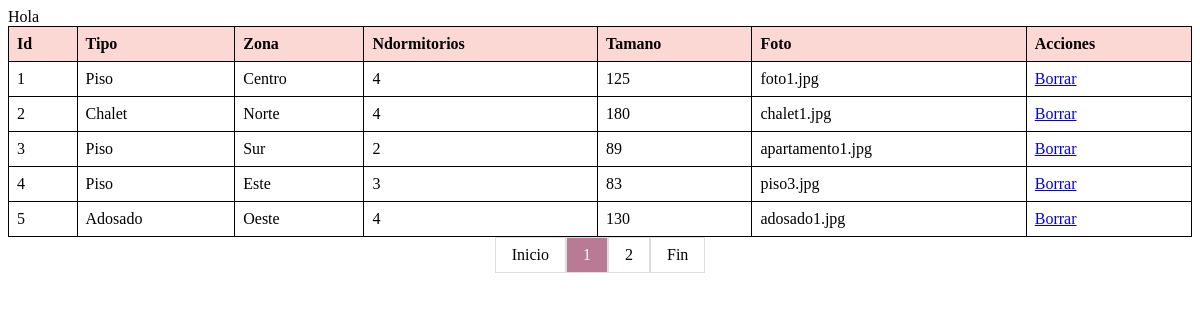
The app's page /Views/Listado.php with its own data.
### tables this page shows
CREATE TABLE `fotos` (
  `id` smallint(5) UNSIGNED NOT NULL,
  `id_vivienda` smallint(5) UNSIGNED NOT NULL,
  `foto` varchar(50) NOT NULL
);

CREATE TABLE `viviendas` (
  `id` smallint(5) UNSIGNED NOT NULL,
  `tipo` enum('Piso','Adosado','Chalet','Casa') NOT NULL DEFAULT 'Piso',
  `zona` enum('Centro','Norte','Sur','Este','Oeste') NOT NULL DEFAULT 'Centro',
  `direccion` varchar(100) NOT NULL DEFAULT '',
  `ndormitorios` enum('1','2','3','4','5 o más') NOT NULL DEFAULT '3',
  `precio` decimal(10,0) NOT NULL DEFAULT 0,
  `tamano` decimal(10,0) NOT NULL DEFAULT 0,
  `extras` set('Piscina','Jardín','Garage') NOT NULL DEFAULT '',
  `observaciones` text DEFAULT NULL,
  `fecha_anuncio` date NOT NULL DEFAULT current_timestamp()
);

### DataSource/Conection.php (called while the page is built)
<?php
class Conection{
    protected $servername="localhost";
    protected  $username="root";
    protected $password="";
    protected $bd= "inmobiliaria";
   function conection(){
     try{
         $conn = new PDO("mysql:host=$this->servername;dbname=$this->bd;charset=utf8", $this->username, $this->password);
         $conn->setAttribute(PDO::ATTR_ERRMODE,PDO::ERRMODE_EXCEPTION);
         return $conn;
     }catch(PDOException $e){
         echo "Conexión fallida".$e->getMessage();
     }
   }
}

### Models/Pagination.php (the view, shortened to what this page needs)
<?php
include "../DataSource/Conection.php";
class Pagination
{
    private $conn;
    public function __construct($tabla)
    {
        $this->conn = new Conection;
    }
    public function getData($page = 1)
    {
        $pagination =
            "SELECT viviendas.id, viviendas.tipo, viviendas.zona, viviendas.ndormitorios, viviendas.tamano, fotos.foto FROM viviendas INNER JOIN fotos ON viviendas.id = fotos.id_vivienda;";
        $stmt = $this->conn->conection()->prepare($pagination);
        $stmt->execute();
        $num_elementos = $stmt->rowCount();
        $num_ele = 5;
        $offset = ($page - 1) * $num_ele;
        $pagination2 = "SELECT viviendas.id, viviendas.tipo, viviendas.zona, viviendas.ndormitorios, viviendas.tamano, fotos.foto FROM viviendas INNER JOIN fotos ON viviendas.id = fotos.id_vivienda LIMIT " . $offset . "," . $num_ele;
        $stmt2 = $this->conn->conection()->query($pagination2);
        $stmt2->execute();
        $registro = $stmt2->fetchAll(PDO::FETCH_ASSOC);
        return $registro;
    }
    public function getPagination()
    {
        $pagination = "SELECT viviendas.id, viviendas.tipo, viviendas.zona, viviendas.ndormitorios, viviendas.tamano, fotos.foto FROM viviendas INNER JOIN fotos ON viviendas.id = fotos.id_vivienda;";
        $stmt = $this->conn->conection()->prepare($pagination);
        $stmt->execute();
        $num_elementos = $stmt->rowCount();
        $num_ele = 5;
        $num_paginas = ceil($num_elementos / $num_ele);
        $page = isset($_GET['page']) ? $_GET['page'] : 1;
        echo '<div class="pagination">';
        echo "<a href='?page=1'>Inicio</a>";
        echo '<br/>';
        for ($i = 1; $i <= $num_paginas; $i++) {
            if ($i == $page) {
                echo '<a href="?page=' . $i . '" class="active">' . $i . '</a>';
            } else {
                echo '<a href="?page=' . $i . '">' . $i . '</a>';
            }
        }
        echo "<a href='?page=" . $num_paginas . "'>Fin</a>";
        echo '</div>';
    }
}
function printPagination($pagination, $registro)
{
        if (count($registro) > 0) {
          echo "<table>
          <thead>
              <tr>";
          $headers = array_keys($registro[0]);
          foreach ($headers as $header) {
              echo "<th>" . ucfirst($header) . "</th>";
          }
          echo "<th>Acciones</th>
              </tr>
          </thead>
          <tbody>";
          foreach ($registro as $fila) {
              echo "<tr>";
              foreach ($fila as $key => $valor) {
                  if ($key == "nombre") {
                      echo "<td><a href='" . $valor . ".php'>" . $valor . "</a></td>";
                  } else {
                      echo "<td>" . $valor . "</td>";
                  }
              }
              echo "<td><a href='borrar.php?id=" . $fila['id'] . "'>Borrar</a></td>";
              echo "</tr>";
          }
          echo "
              </tbody>
          </table>
          ";
        }
    $pagination->getPagination();
}

### Views/Listado.php (shortened to what this page needs)
<!DOCTYPE html>
<html lang="en">
<head>
</head>
<body>
</body>
</html>
<?php
include '../Models/Pagination.php';
  $pagination = new Pagination('viviendas');
  $registro = $pagination->getData($_GET['page'] ?? 1);
  printPagination($pagination, $registro);

### Views/Listado.php (style rules this page uses)
table { width: 100%; border-collapse: collapse; }
th, td { border: 1px solid black; padding: 8px; text-align: left; }
th { background-color: #FCD8D4; }
.pagination { display: flex; justify-content: center; align-items: center; }
.pagination a { text-decoration: none; color: black; padding: 8px 16px; border: 1px solid #ddd; }
.pagination a.active { background-color: #B97A95; color: white; }

### records on screen
fotos: id_vivienda "1", id_vivienda.tipo "Piso", id_vivienda.zona "Centro", id_vivienda.ndormitorios "4", id_vivienda.tamano "125", foto "foto1.jpg"
fotos: id_vivienda "2", id_vivienda.tipo "Chalet", id_vivienda.zona "Norte", id_vivienda.ndormitorios "4", id_vivienda.tamano "180", foto "chalet1.jpg"
fotos: id_vivienda "3", id_vivienda.tipo "Piso", id_vivienda.zona "Sur", id_vivienda.ndormitorios "2", id_vivienda.tamano "89", foto "apartamento1.jpg"
fotos: id_vivienda "4", id_vivienda.tipo "Piso", id_vivienda.zona "Este", id_vivienda.ndormitorios "3", id_vivienda.tamano "83", foto "piso3.jpg"
fotos: id_vivienda "5", id_vivienda.tipo "Adosado", id_vivienda.zona "Oeste", id_vivienda.ndormitorios "4", id_vivienda.tamano "130", foto "adosado1.jpg"

### other values on screen
$header "Id"
$header "Tipo"
$header "Zona"
$header "Ndormitorios"
$header "Tamano"
$header "Foto"
